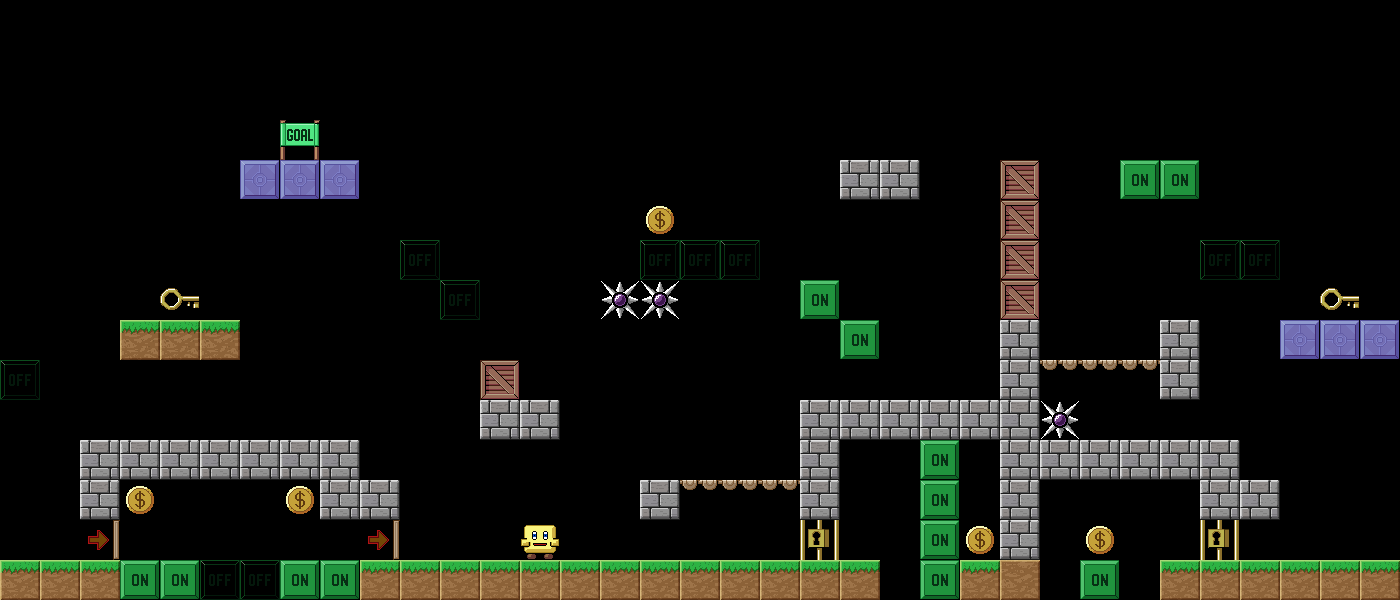

A 2D game scene composited from a Tiled map and its tileset images. What follows is a short description and the map's XML, with every tile layer's data as written:
An orthogonal 35x15 tile map with 40x40 px tiles, 1 tile layer (Level05).

<map version="1.1" tiledversion="2018.09.12" orientation="orthogonal" renderorder="right-down" width="35" height="15" tilewidth="40" tileheight="40" infinite="0" nextlayerid="13" nextobjectid="1">
 <tileset firstgid="1" source="TileSetLevels.tsx" />
 <layer id="12" name="Level05" width="35" height="15">
  <data encoding="csv">
0,0,0,0,0,0,0,0,0,0,0,0,0,0,0,0,0,0,0,0,0,0,0,0,0,0,0,0,0,0,0,0,0,0,0,
0,0,0,0,0,0,0,0,0,0,0,0,0,0,0,0,0,0,0,0,0,0,0,0,0,0,0,0,0,0,0,0,0,0,0,
0,0,0,0,0,0,0,0,0,0,0,0,0,0,0,0,0,0,0,0,0,0,0,0,0,0,0,0,0,0,0,0,0,0,0,
0,0,0,0,0,0,0,3,0,0,0,0,0,0,0,0,0,0,0,0,0,0,0,0,0,0,0,0,0,0,0,0,0,0,0,
0,0,0,0,0,0,16,16,16,0,0,0,0,0,0,0,0,0,0,0,0,15,15,0,0,17,0,0,11,11,0,0,0,0,0,
0,0,0,0,0,0,0,0,0,0,0,0,0,0,0,0,4,0,0,0,0,0,0,0,0,17,0,0,0,0,0,0,0,0,0,
0,0,0,0,0,0,0,0,0,0,7,0,0,0,0,0,7,7,7,0,0,0,0,0,0,17,0,0,0,0,7,7,0,0,0,
0,0,0,0,6,0,0,0,0,0,0,7,0,0,0,5,5,0,0,0,11,0,0,0,0,17,0,0,0,0,0,0,0,6,0,
0,0,0,14,14,14,0,0,0,0,0,0,0,0,0,0,0,0,0,0,0,11,0,0,0,15,0,0,0,15,0,0,16,16,16,
7,0,0,0,0,0,0,0,0,0,0,0,17,0,0,0,0,0,0,0,0,0,0,0,0,15,18,18,18,15,0,0,0,0,0,
0,0,0,0,0,0,0,0,0,0,0,0,15,15,0,0,0,0,0,0,15,15,15,15,15,15,5,0,0,0,0,0,0,0,0,
0,0,15,15,15,15,15,15,15,0,0,0,0,0,0,0,0,0,0,0,15,0,0,11,0,15,15,15,15,15,15,0,0,0,0,
0,0,15,4,0,0,0,4,15,15,0,0,0,0,0,0,15,18,18,18,15,0,0,11,0,15,0,0,0,0,15,15,0,0,0,
0,0,20,0,0,0,0,0,0,20,0,0,0,2,0,0,0,0,0,0,10,0,0,11,4,15,0,4,0,0,10,0,0,0,0,
14,14,14,11,11,7,7,11,11,14,14,14,14,14,14,14,14,14,14,14,14,14,0,11,14,13,0,11,0,14,14,14,14,14,14
</data>
 </layer>
</map>
